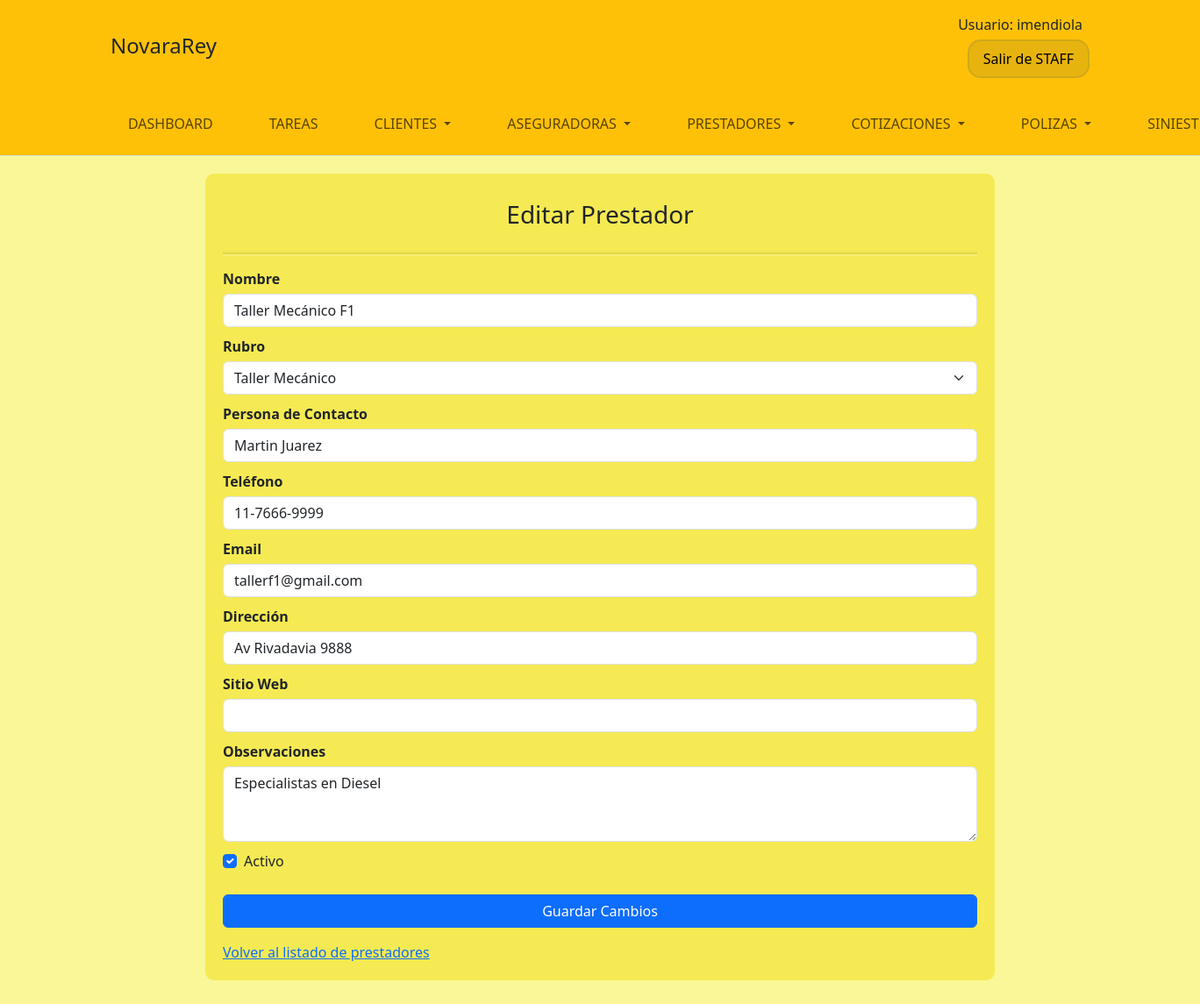
The app's page /staff/prestadores/edit/1/ (signed in) with its own data.
### StaffApp/models.py (models this page shows, shortened)
class Prestador(models.Model):
    nombre = models.CharField(max_length=100, verbose_name='Nombre del Prestador')
    rubro = models.ForeignKey(RubroPrestador, on_delete=models.CASCADE, verbose_name='Rubro')
    contacto = models.CharField(max_length=100, verbose_name='Nombre de Contacto', blank=True, null=True)
    telefono = models.CharField(max_length=15, verbose_name='Teléfono', blank=True, null=True)
    email = models.EmailField(verbose_name='Email', blank=True, null=True)
    direccion = models.CharField(max_length=255, verbose_name='Dirección', blank=True, null=True)
    sitio_web = models.URLField(verbose_name='Sitio Web', blank=True, null=True)
    fecha_creacion = models.DateTimeField(auto_now_add=True, verbose_name='Fecha de Creación')
    activo = models.BooleanField(default=True, verbose_name='Activo')
    observaciones = models.TextField(verbose_name='Observaciones', blank=True, null=True)
    class Meta:
        verbose_name = 'Prestador'
        verbose_name_plural = 'Prestadores'
        ordering = ['rubro__nombre', 'nombre']

class RubroPrestador(models.Model):
    nombre = models.CharField(max_length=100, verbose_name='Nombre del Rubro')
    descripcion = models.TextField(verbose_name='Descripción', blank=True, null=True)
    class Meta:
        verbose_name = 'Rubro de Prestador'
        verbose_name_plural = 'Rubros de Prestadores'
        ordering = ['nombre']

### StaffApp/views.py (the view, shortened to what this page needs)
# urls.py: path('prestadores/edit/<int:id>/', vista_prestadores_edit, name='prestadores_edit'),
@login_required(login_url='/login/login/')
def vista_prestadores_edit(request, id):
    prestador = Prestador.objects.get(id=id)
    rubros = RubroPrestador.objects.all().order_by('nombre')
    return render(request, 'StaffApp/prestadoresEdit.html', {'prestador': prestador, 'rubros': rubros})

### StaffApp/templates/StaffApp/prestadoresEdit.html (shortened to what this page needs)
{% extends "StaffApp/baseStaff.html" %}
{% block content %}
<div class="container staff-form-container">
    <h3 class="staff-form-title">Editar Prestador</h3>
    <form method="post">
        <hr class="staff-form-hr">
        <div class="staff-form-control-container">
            <label for="nombre" class="form-label">Nombre</label>
            <input type="text" class="form-control" id="nombre" name="nombre" value="{{ prestador.nombre|default_if_none:'' }}" required>
        </div>
        <div class="staff-form-control-container">
            <label for="rubro" class="form-label">Rubro</label>
            <select class="form-select" id="rubro" name="rubro" required>
                {% for rubro in rubros %}
                    <option value="{{ rubro.id }}" {% if prestador.rubro.id == rubro.id %}selected{% endif %}>{{ rubro.nombre }}</option>
                {% endfor %}
            </select>
        </div>
        <div class="staff-form-control-container">
            <label for="contacto" class="form-label">Persona de Contacto</label>
            <input type="text" class="form-control" id="contacto" name="contacto" value="{{ prestador.contacto|default_if_none:'' }}">
        </div>
        <div class="staff-form-control-container">
            <label for="telefono" class="form-label">Teléfono</label>
            <input type="text" class="form-control" id="telefono" name="telefono" value="{{ prestador.telefono|default_if_none:'' }}">
        </div>
        <div class="staff-form-control-container">
            <label for="email" class="form-label">Email</label>
            <input type="email" class="form-control" id="email" name="email" value="{{ prestador.email|default_if_none:'' }}">
        </div>
        <div class="staff-form-control-container">
            <label for="direccion" class="form-label">Dirección</label>
            <input type="text" class="form-control" id="direccion" name="direccion" value="{{ prestador.direccion|default_if_none:'' }}">
        </div>
        <div class="staff-form-control-container">
            <label for="sitio_web" class="form-label">Sitio Web</label>
            <input type="url" class="form-control" id="sitio_web" name="sitio_web" value="{{ prestador.sitio_web|default_if_none:'' }}">
        </div>
        <div class="staff-form-control-container">
            <label for="observaciones" class="form-label">Observaciones</label>
            <textarea class="form-control" id="observaciones" name="observaciones" rows="3">{{ prestador.observaciones|default_if_none:'' }}</textarea>
        </div>
        <div class="staff-form-control-container form-check">
            <input type="checkbox" class="form-check-input" id="activo" name="activo" value="1" {% if prestador.activo %}checked{% endif %}>
            <label class="form-check-label" for="activo">Activo</label>
        </div>
        <button type="submit" class="btn btn-primary w-100 mt-3">Guardar Cambios</button>
    </form>
    <div class="mt-3">
        <a href="{% url 'prestadores_main' %}">Volver al listado de prestadores</a>
    </div>
</div>
{% endblock %}

### StaffApp/templates/StaffApp/baseStaff.html (shortened to what this page needs)
<!DOCTYPE html>
<html lang="es">
<head>
    {% load static %}
    <link href="https://cdn.jsdelivr.net/npm/bootstrap@5.3.3/dist/css/bootstrap.min.css" rel="stylesheet">
    <link href="https://cdn.jsdelivr.net/npm/select2@4.1.0-rc.0/dist/css/select2.min.css" rel="stylesheet" />
    <link rel="stylesheet" href="https://cdn.jsdelivr.net/npm/bootstrap-icons@1.11.3/font/bootstrap-icons.min.css">
    <link rel="stylesheet" href="{% static 'css/styles.css' %}">
</head>
<body class="staff-body">
    <header class="container-fluid bg-warning text-dark border-bottom">
        <div class="container">
            <div class="row align-items-center py-3">
                <div class="col-6 col-md-4">
                    <h1 class="h4 m-0">NovaraRey</h1>
                </div>
                <div class="col-6 col-md-8 text-end">
                    <div id="login-area">
                        {% if user.is_authenticated %}
                            <span class="me-2">Usuario: {{ user.get_username }}</span>
                        {% endif %}
                    </div>
                    <div>
                        <a href="{% url 'home' %}" class="btn btn-salir-staff">Salir de STAFF</a>
                    </div>
                </div>
            </div>
        </div>
            <nav class="navbar navbar-expand-lg bg-warning py-lg-3" id="staffNav">
                <div class="container px-0">
                    <div class="collapse navbar-collapse" id="navbarResponsive">
                        <ul class="navbar-nav me-auto">
                            <li class="nav-item {% if request.path == '/staff/dashboard/' %}active{% endif %} px-lg-4">
                                <a class="nav-link text-uppercase text-expanded" href="{% url 'dashboard' %}">Dashboard</a>
                            </li>
                            <li class="nav-item {% if request.path == '/staff/tareas/' %}active{% endif %} px-lg-4">
                                <a class="nav-link text-uppercase text-expanded" href="{% url 'tareas_main' %}">Tareas</a>
                            </li>
                            <li class="nav-item dropdown {% if request.path == '/staff/clientes/' %}active{% endif %} px-lg-4">
                                <a class="nav-link dropdown-toggle text-uppercase text-expanded" href="#" id="clientesDropdown" role="button" data-bs-toggle="dropdown" aria-expanded="false">
                                    Clientes
                                </a>
                            </li>
                            <li class="nav-item dropdown {% if request.path == '/staff/aseguradoras/' %}active{% endif %} px-lg-4">
                                <a class="nav-link dropdown-toggle text-uppercase text-expanded" href="#" id="aseguradorasDropdown" role="button" data-bs-toggle="dropdown" aria-expanded="false">
                                    Aseguradoras
                                </a>
                            </li>
                            <li class="nav-item dropdown {% if request.path == '/staff/prestadores/' %}active{% endif %} px-lg-4">
                                <a class="nav-link dropdown-toggle text-uppercase text-expanded" href="#" id="prestadoresDropdown" role="button" data-bs-toggle="dropdown" aria-expanded="false">
                                    Prestadores
                                </a>
                            </li>
                            <li class="nav-item dropdown {% if request.path == '/staff/cotizaciones/' %}active{% endif %} px-lg-4">
                                <a class="nav-link dropdown-toggle text-uppercase text-expanded" href="#" id="cotizacionesDropdown" role="button" data-bs-toggle="dropdown" aria-expanded="false">
                                    Cotizaciones
                                </a>
                            </li>
                            <li class="nav-item dropdown {% if request.path == '/staff/emisionaes/' %}active{% endif %} px-lg-4">
                                <a class="nav-link dropdown-toggle text-uppercase text-expanded" href="#" id="emisionesDropdown" role="button" data-bs-toggle="dropdown" aria-expanded="false">
                                    Polizas
                                </a>
                            </li>
                            <li class="nav-item dropdown {% if request.path == '/staff/siniestros/' %}active{% endif %} px-lg-4">
                                <a class="nav-link dropdown-toggle text-uppercase text-expanded" href="#" id="siniestrosDropdown" role="button" data-bs-toggle="dropdown" aria-expanded="false">Siniestros</a>
                            </li>
                        </ul>
                    </div>
                </div>
            </nav>
    </header>
    <main class="container mb-5">
        {% block content %}
        {% endblock %}
    </main>
    </body>
</html>

### static/css/styles.css (style rules this page uses)
.btn-salir-staff { background-color: rgba(208, 168, 24, 0.5); border: 2px solid rgba(208, 168, 24); color: black; border-radius: 15px; padding: 8px 16px; margin-top: 5px; font-weight: 500; transition: background-color 0.3s ease; }
.staff-body { background-color: rgb(250, 247, 152); }
.staff-form-container { background-color: rgb(245, 234, 83); max-width: 900px; border-radius:10px; padding: 20px; margin-top: 20px; }
.staff-form-title { padding: 10px; text-align: center; margin-bottom: 10px; }
.staff-form-control-container { margin-top: 10px; margin-bottom: 10px; }
.staff-form-control-container .form-label { margin-bottom: 5px; font-weight: bold; }
.staff-form-hr { border: none; height: 2px; background-color: rgb(177, 165, 33); box-shadow: 0px 2px 0px rgba(255, 255, 255, 0.7), 0px -2px 0px rgba(0, 0, 0, 0.1); }

### records on screen
Prestador: nombre "Taller Mecánico F1", rubro "Taller Mecánico", contacto "Martin Juarez", telefono "11-7666-9999", email "tallerf1@gmail.com", direccion "Av Rivadavia 9888", observaciones "Especialistas en Diesel", activo "☑"

### other values on screen
{{ user.get_username }} "imendiola"
